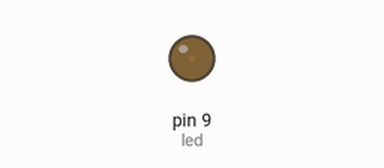
A sketch run on a simulated Arduino Uno, built with avr-gcc and run on an emulated ATmega328P. Shown: output pins drawn as LEDs (lit = HIGH).

Above: at 0.05 s.
At 1.95 s:
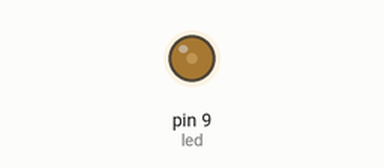
At 3.85 s:
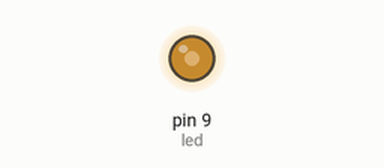
At 7.65 s:
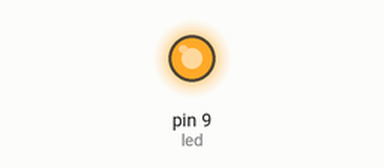
Timing chart, 0 to 9.9 s (numbered marks = the images above):
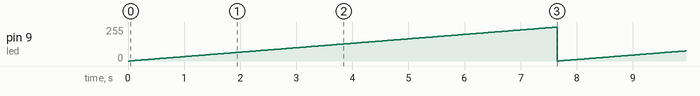

Measured:
- by itself, pin 9 (led): ramps from 0/255 to 254/255 and jumps back, once every 7.7 s

The sketch:

LED_brightness_control.ino
```cpp
int led=9,i;
void setup() {
 pinMode(led,OUTPUT);
 }
void loop() {

for(i=0;i<255;i++)
{
  analogWrite(led,i);
  delay(30);
}


}
```
